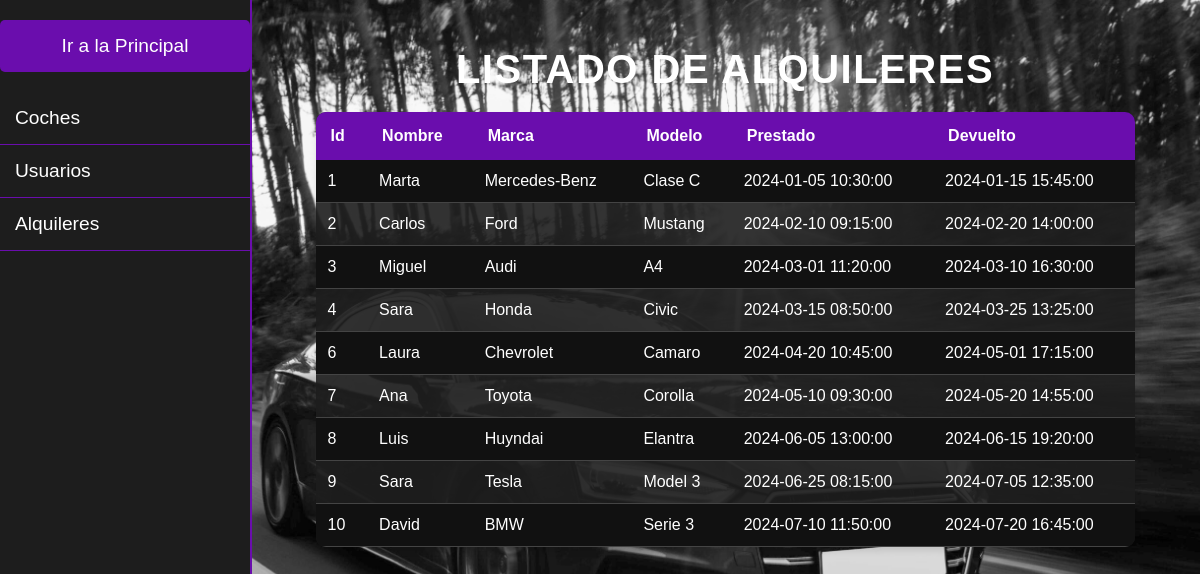
Page /alquileres/listaralquileres.php on the committed database.
### tables this page shows
CREATE TABLE `alquileres` (
  `id_alquiler` int(10) unsigned NOT NULL AUTO_INCREMENT,
  `id_usuario` int(10) unsigned DEFAULT NULL,
  `id_coche` int(10) unsigned DEFAULT NULL,
  `prestado` datetime DEFAULT NULL,
  `devuelto` datetime DEFAULT NULL,
  PRIMARY KEY (`id_alquiler`)
);

CREATE TABLE `usuarios` (
  `id_usuario` int(10) unsigned NOT NULL AUTO_INCREMENT,
  `password` varchar(100) DEFAULT NULL,
  `nombre` varchar(50) DEFAULT NULL,
  `apellidos` varchar(50) DEFAULT NULL,
  `dni` varchar(9) DEFAULT NULL,
  `saldo` float DEFAULT NULL,
  PRIMARY KEY (`id_usuario`)
);

CREATE TABLE `coches` (
  `id_coche` int(10) unsigned NOT NULL AUTO_INCREMENT,
  `modelo` varchar(50) DEFAULT NULL,
  `marca` varchar(50) DEFAULT NULL,
  `color` varchar(50) DEFAULT NULL,
  `precio` float DEFAULT NULL,
  `alquilado` tinyint(1) DEFAULT NULL,
  `foto` varchar(300) DEFAULT NULL,
  PRIMARY KEY (`id_coche`)
);

### alquileres/listaralquileres.php (the view, shortened to what this page needs)
<!DOCTYPE html>
<html lang="es">
<head>
</head>
<body>
    <div class="menu-lateral">
        <button class="main-button" onclick="location.href='../index.php'">Ir a la Principal</button>
        <div class="dropdown">
            <a href="javascript:void(0)">Coches</a>
        </div>
        <div class="dropdown">
            <a href="javascript:void(0)">Usuarios</a>
        </div>
        <div class="dropdown">
            <a href="javascript:void(0)">Alquileres</a>
        </div>
    </div>
    <div class="main-content">
        <h1>Listado de Alquileres</h1>
        <?php
        $conn = mysqli_connect("localhost", "root", "rootroot")
            or die("No se puede conectar con el servidor");
        mysqli_select_db($conn, "concesionario")
            or die("No se puede seleccionar la base de datos");
        $sql = "SELECT a.id_alquiler, u.nombre, c.marca, c.modelo, a.prestado, a.devuelto FROM alquileres a, usuarios u, coches c
                WHERE a.id_usuario = u.id_usuario
                AND a.id_coche = c.id_coche;";
        $result = mysqli_query($conn, $sql)
            or die("Fallo en la consulta");
        $nfilas = mysqli_num_rows($result);
        if ($nfilas > 0)
        {
            echo "<table>\n";
            echo "<tr>\n";
            echo "<th>Id</th>\n";
            echo "<th>Nombre</th>\n";
            echo "<th>Marca</th>\n";
            echo "<th>Modelo</th>\n";
            echo "<th>Prestado</th>\n";
            echo "<th>Devuelto</th>\n";
            echo "</tr>\n";
            for ($i = 0; $i < $nfilas; $i++)
            {
                $resultado = mysqli_fetch_array($result);
                echo "<tr>\n";
                echo "<td>" . $resultado['id_alquiler'] . "</td>\n";
                echo "<td>" . $resultado['nombre'] . "</td>\n";
                echo "<td>" . $resultado['marca'] . "</td>\n";
                echo "<td>" . $resultado['modelo'] . "</td>\n";
                echo "<td>" . $resultado['prestado'] . "</td>\n";
                echo "<td>" . $resultado['devuelto'] . "</td>\n";
                echo "</tr>\n";
            }
            echo "</table>\n";
        }
        else {echo "<p>No hay alquileres disponibles.</p>";}
        ?>
    </div>
</body>
</html>

### alquileres/listaralquileres.php (style rules this page uses)
body { font-family: 'Arial', sans-serif; background: url('../img/deportivo.jpg') no-repeat center center fixed; background-size: cover; color: #FFFFFF; margin: 0; padding: 0; display: flex; flex-direction: column; min-height: 100vh; }
.menu-lateral { background-color: #1D1D1D; width: 250px; position: fixed; top: 0; left: 0; height: 100%; padding-top: 20px; z-index: 1000; border-right: 2px solid #6A0DAD; }
.menu-lateral a { display: block; padding: 15px; text-decoration: none; color: #fff; font-size: 1.2rem; border-bottom: 1px solid #6A0DAD; }
.menu-lateral .dropdown a { padding: 15px; font-size: 1.2rem; color: white; text-decoration: none; border-bottom: 1px solid #6A0DAD; }
.menu-lateral .main-button { background-color: #6A0DAD; color: #fff; font-size: 1.2rem; text-align: center; border: none; padding: 15px; cursor: pointer; width: 100%; margin-bottom: 20px; border-radius: 5px; }
.main-content { margin-left: 250px; padding: 20px; min-height: 100vh; flex-grow: 1; }
h1 { text-align: center; color: #FFFFFF; font-size: 2.5rem; margin-bottom: 20px; text-transform: uppercase; letter-spacing: 1.5px; }
table { width: 90%; margin: 0 auto; border-collapse: collapse; background-color: rgba(29, 29, 29, 0.9); border-radius: 10px; overflow: hidden; color: #FFFFFF; box-shadow: 0px 4px 6px rgba(0, 0, 0, 0.1); }
th { background-color: #6A0DAD; color: white; padding: 15px; text-align: left; font-size: 1rem; }
td { padding: 12px; border-bottom: 1px solid #444; text-align: left; }
tr:nth-child(even) { background-color: #111111; }

### rows in the picture
alquileres: id_alquiler "1", id_usuario.nombre "Marta", id_coche.marca "Mercedes-Benz", id_coche.modelo "Clase C", prestado "2024-01-05 10:30:00", devuelto "2024-01-15 15:45:00"
alquileres: id_alquiler "2", id_usuario.nombre "Carlos", id_coche.marca "Ford", id_coche.modelo "Mustang", prestado "2024-02-10 09:15:00", devuelto "2024-02-20 14:00:00"
alquileres: id_alquiler "3", id_usuario.nombre "Miguel", id_coche.marca "Audi", id_coche.modelo "A4", prestado "2024-03-01 11:20:00", devuelto "2024-03-10 16:30:00"
alquileres: id_alquiler "4", id_usuario.nombre "Sara", id_coche.marca "Honda", id_coche.modelo "Civic", prestado "2024-03-15 08:50:00", devuelto "2024-03-25 13:25:00"
alquileres: id_alquiler "6", id_usuario.nombre "Laura", id_coche.marca "Chevrolet", id_coche.modelo "Camaro", prestado "2024-04-20 10:45:00", devuelto "2024-05-01 17:15:00"
alquileres: id_alquiler "7", id_usuario.nombre "Ana", id_coche.marca "Toyota", id_coche.modelo "Corolla", prestado "2024-05-10 09:30:00", devuelto "2024-05-20 14:55:00"
alquileres: id_alquiler "8", id_usuario.nombre "Luis", id_coche.marca "Huyndai", id_coche.modelo "Elantra", prestado "2024-06-05 13:00:00", devuelto "2024-06-15 19:20:00"
alquileres: id_alquiler "9", id_usuario.nombre "Sara", id_coche.marca "Tesla", id_coche.modelo "Model 3", prestado "2024-06-25 08:15:00", devuelto "2024-07-05 12:35:00"
alquileres: id_alquiler "10", id_usuario.nombre "David", id_coche.marca "BMW", id_coche.modelo "Serie 3", prestado "2024-07-10 11:50:00", devuelto "2024-07-20 16:45:00"
